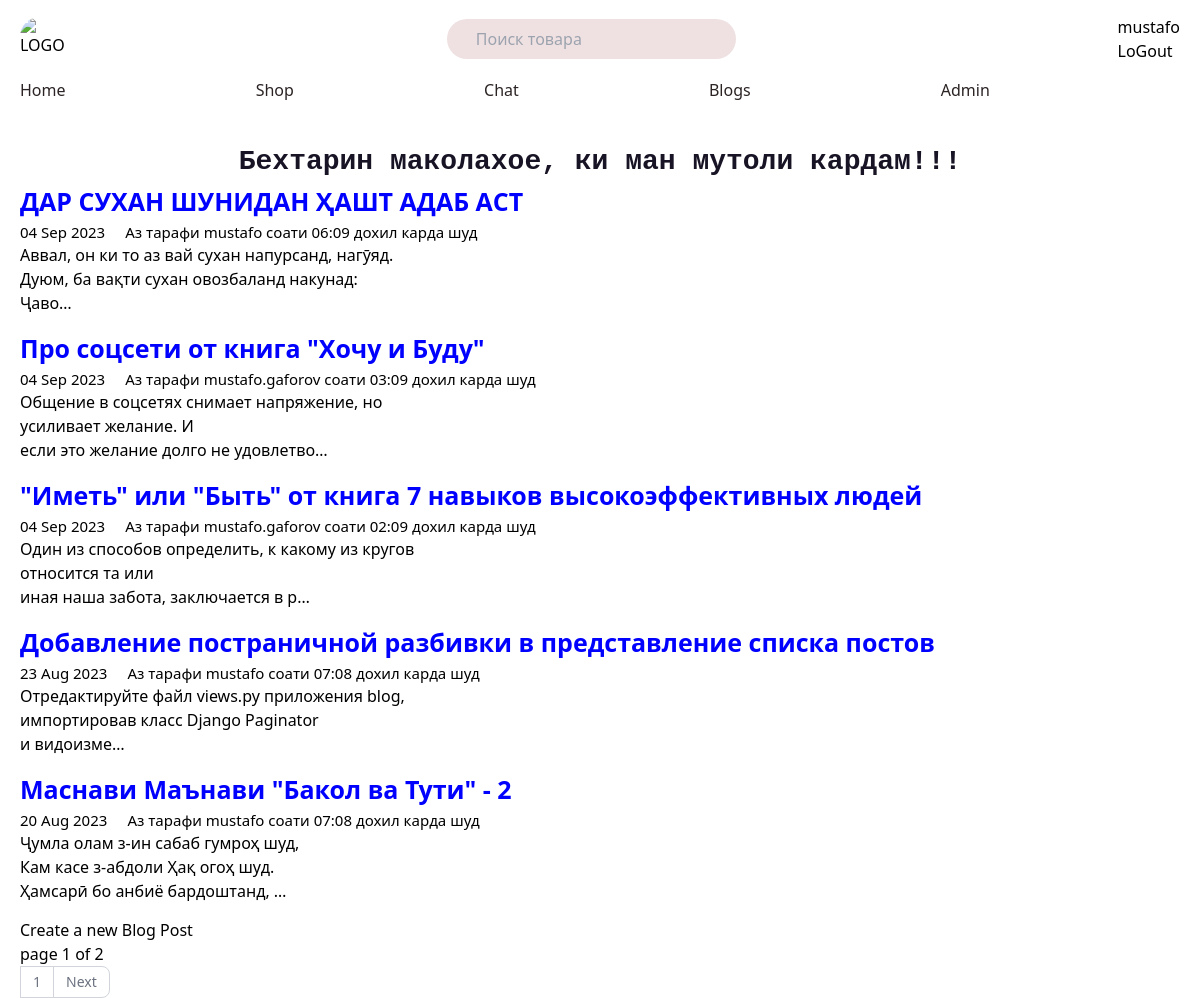
Page /blog/ (signed in) on the committed database.
### blogs/models.py (models this page shows, shortened)
class Blog(models.Model):
    title=  models.CharField(max_length=200)
    text = models.TextField()
    date= models.DateTimeField()
    author = models.ForeignKey(User,
                               on_delete=models.CASCADE,
                               related_name="blog_post")
    tags = TaggableManager()
    def get_absolute_url(self):
        return reverse("blog_detail", args=[self.id])

### blogs/views.py (the view)
# urls.py: path('', views.blog, name="blog"),
def blog(req, tag_slug = None):
    paginator = Paginator(all_blog, 5)
    page_number = req.GET.get("page", 1)
    blogs = paginator.page(page_number)
    tag = None
    if tag_slug:
        tag = get_object_or_404(Tag, slug=tag_slug)
        blogs = all_blog.filter(tags__in=[tag])
    return render(req, 'blogs/blog.html', {"blogs":blogs, "tag":tag})

### blogs/templates/blogs/blog.html (shortened to what this page needs)
{% extends 'portfolio/_base.html' %}
{% load static %} {% block content %}
<div class="mt-[24px]">
  <h1 class="text-[28px] font-mono text-center text-[#181425] font-[700]">
    Бехтарин маколахое, ки ман мутоли кардам!!!
  </h1>
</div>
{% for blog in blogs %}
<a href="{{blog.get_absolute_url}}">
  <div class="mb-[15px]">
    <h1 class="text-[25px] text-[blue] font-[700] tab:text-[20px]">{{blog.title}}</h1>
    <div class="flex gap-[20px]">
      <h1 class="text-[15px] font-[500] tab:text-[12px]">{{ blog.date|date:"d M Y" }}</h1>
      <h1 class="text-[15px] font-sans font-[500] tab:text-[12px]">
        Аз тарафи {{blog.author}} соати {{blog.date|date:'h:m'}} дохил карда шуд
      </h1>
    </div>
    <h1 class="w-[400px] tab:w-[100%] font-[400]">{{ blog.text|truncatechars:100|linebreaks }}</h1>
  </div>
</a>
{% endfor %}
<a href=''>Create a new Blog Post</a>
{% include 'portfolio/pagination.html' with page=blogs %}
{% endblock %}

### portfolio/templates/portfolio/_base.html (shortened to what this page needs)
{% load static %}
<!DOCTYPE html>
<html lang="en">
  <head>
    <link rel="stylesheet" href="{% static 'portfolio/style.css' %}" />
  </head>
  <body class="" id="top">
    <div class="container1 flex justify-between  pt-[15px] items-center">
      <div>
        <img
          class="w-[45px] h-[45px] rounded-[20px]"
          src="https://www.kartinki24.ru/uploads/gallery/thumb/25/kartinki24_ru_love_85.jpg"
          alt="LOGO"
        />
      </div>
      <div class="tab:hidden">
        <input
          type="text"
          placeholder="Поиск товара"
          class="h-[40px] w-[100%] px-[29px] rounded-[20px] bg-[#EFE1E1]"
        />
      </div>
      <div class="user">
        {% if user.is_authenticated %}
        <h1>{{ user.username }}</h1>
        <form action='{% url "logoutuser" %}' method="post">
          <button type="submit">LoGout</button>
        </form>
        {% else %}
        <a href="{% url 'signupuser' %}"> Sign UP </a>
        <a href="{% url 'loginuser' %}"> Login </a>
        {% endif %}
      </div>
    </div>
    <nav class="tab:hidden nav_list container1">
      <ul
        class="flex justify-between w-[100%] text-[16px] font-[500] text-[#2c2424] tab:flex-col tab:text-center tab:bg-[#e2dfdf] tab:py-[20px] rounded-[10px] tab:gap-[15px]"
      >
        <li><a href="/">Home</a></li>
        <li><a href="/shop">Shop</a></li>
        <li><a href="/chat">Chat</a></li>
        <li><a href="{% url 'blog' %}">Blogs</a></li>
        <li><a href="/admin">Admin</a></li>
      </ul>
    </nav>
    <div class="container1">{% block content %}{% endblock %}</div>
  </body>
</html>

### portfolio/static/portfolio/style.css (style rules this page uses)
html { line-height: 1.5; -webkit-text-size-adjust: 100%; -moz-tab-size: 4; -o-tab-size: 4; tab-size: 4; font-family: ui-sans-serif, system-ui, -apple-system, BlinkMacSystemFont, "Segoe UI", Roboto, "Helvetica Neue", Arial, "Noto Sans", sans-serif, "Apple Color Emoji", "Segoe UI Emoji", "Segoe UI Symbol", "Noto Color Emoji"; font-feature-settings: normal; font-variation-settings: normal; }
body { margin: 0; line-height: inherit; }
h1, h2, h3, h4, h5, h6 { font-size: inherit; font-weight: inherit; }
a { color: inherit; text-decoration: inherit; }
button, input, optgroup, select, textarea { font-family: inherit; font-feature-settings: inherit; font-variation-settings: inherit; font-size: 100%; font-weight: inherit; line-height: inherit; color: inherit; margin: 0; padding: 0; }
button, select { text-transform: none; }
button, [type='button'], [type='reset'], [type='submit'] { -webkit-appearance: button; background-color: transparent; background-image: none; }
blockquote, dl, dd, h1, h2, h3, h4, h5, h6, hr, figure, p, pre { margin: 0; }
ol, ul, menu { list-style: none; margin: 0; padding: 0; }
input::placeholder, textarea::placeholder { opacity: 1; color: #9ca3af; }
button, [role="button"] { cursor: pointer; }
img, svg, video, canvas, audio, iframe, embed, object { display: block; vertical-align: middle; }
img, video { max-width: 100%; height: auto; }
.mb-\[15px\] { margin-bottom: 15px; }
.mt-\[24px\] { margin-top: 24px; }
.flex { display: flex; }
.h-\[40px\] { height: 40px; }
.h-\[45px\] { height: 45px; }
.w-\[100\%\] { width: 100%; }
.w-\[400px\] { width: 400px; }
.w-\[45px\] { width: 45px; }
.items-center { align-items: center; }
.justify-between { justify-content: space-between; }
.gap-\[20px\] { gap: 20px; }
.rounded-\[10px\] { border-radius: 10px; }
.rounded-\[20px\] { border-radius: 20px; }
.bg-\[\#EFE1E1\] { --tw-bg-opacity: 1; background-color: rgb(239 225 225 / var(--tw-bg-opacity)); }
.px-\[29px\] { padding-left: 29px; padding-right: 29px; }
.pt-\[15px\] { padding-top: 15px; }
.text-center { text-align: center; }
.font-mono { font-family: ui-monospace, SFMono-Regular, Menlo, Monaco, Consolas, "Liberation Mono", "Courier New", monospace; }
.font-sans { font-family: ui-sans-serif, system-ui, -apple-system, BlinkMacSystemFont, "Segoe UI", Roboto, "Helvetica Neue", Arial, "Noto Sans", sans-serif, "Apple Color Emoji", "Segoe UI Emoji", "Segoe UI Symbol", "Noto Color Emoji"; }
.text-\[15px\] { font-size: 15px; }
.text-\[16px\] { font-size: 16px; }
.text-\[25px\] { font-size: 25px; }
.text-\[28px\] { font-size: 28px; }
.font-\[400\] { font-weight: 400; }
.font-\[500\] { font-weight: 500; }
.font-\[700\] { font-weight: 700; }
.text-\[\#181425\] { --tw-text-opacity: 1; color: rgb(24 20 37 / var(--tw-text-opacity)); }
.text-\[\#2c2424\] { --tw-text-opacity: 1; color: rgb(44 36 36 / var(--tw-text-opacity)); }
.text-\[blue\] { --tw-text-opacity: 1; color: rgb(0 0 255 / var(--tw-text-opacity)); }

### portfolio/templates/portfolio/_base.html (style rules this page uses)
.container1 { max-width: 1200px; margin: 0 auto; padding: 15px 20px 0 20px; }

### rows in the picture
Blog: title "ДАР СУХАН ШУНИДАН ҲАШТ АДАБ АСТ", date "04 Sep 2023", author "mustafo", date "06:09", text "Аввал, он ки то аз вай сухан напурсанд, нагӯяд. Дуюм, ба вақти сухан овозбаланд накунад: Ҷаво…"
Blog: title "Про соцсети от книга \"Хочу и Буду\"", date "04 Sep 2023", author "mustafo.gaforov", date "03:09", text "Общение в соцсетях снимает напряжение, но усиливает желание. И если это желание долго не удовлетво…"
Blog: title "\"Иметь\" или \"Быть\" от книга 7 навыков высокоэффективных людей", date "04 Sep 2023", author "mustafo.gaforov", date "02:09", text "Один из способов определить, к какому из кругов относится та или иная наша забота, заключается в р…"
Blog: title "Добавление постраничной разбивки в представление списка постов", date "23 Aug 2023", author "mustafo", date "07:08", text "Отредактируйте файл views.py приложения blog, импортировав класс Django Paginator и видоизме…"
Blog: title "Маснави Маънави \"Бакол ва Тути\" - 2", date "20 Aug 2023", author "mustafo", date "07:08", text "Ҷумла олам з-ин сабаб гумроҳ шуд, Кам касе з-абдоли Ҳақ огоҳ шуд. Ҳамсарӣ бо анбиё бардоштанд, …"

### other values in the picture
{{ user.username }} "mustafo"
{{ page.number }} "1"
{{ page.paginator.num_pages }} "2"
